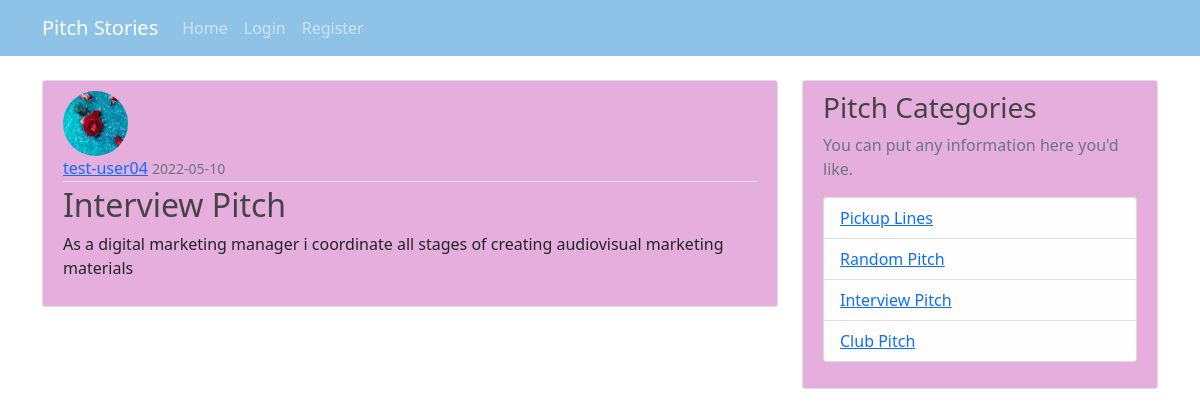
/post/1, run on an earlier commit of the app's database.
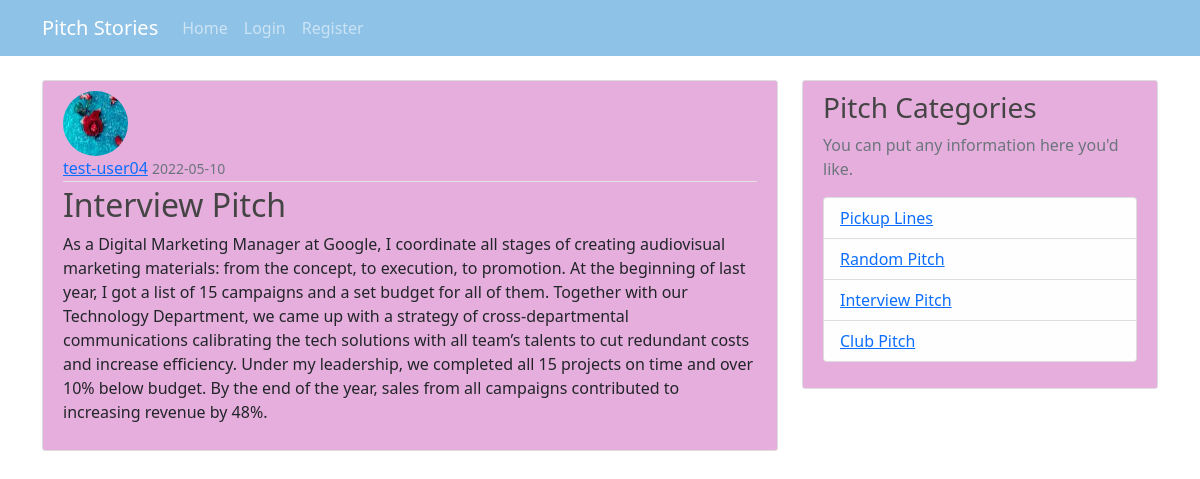
And on a later commit of the database.
### app/models.py (models this page shows, shortened)
class Post(db.Model):
    id = db.Column(db.Integer, primary_key=True)
    title = db.Column(db.String(100), nullable=False)
    date_posted = db.Column(db.DateTime, nullable=False, default=datetime.utcnow)
    content = db.Column(db.Text, nullable=False)
    user_id = db.Column(db.Integer, db.ForeignKey('user.id'), nullable=False)

### app/views.py (the view)
@app.route('/post/<int:post_id>')
def post(post_id):
    post = Post.query.get_or_404(post_id)
    return render_template('post.html', title=post.title, post=post)

### app/templates/post.html (shortened to what this page needs)
{% extends 'base.html'%}
{%block content%}
<article class="media content-section">
    <img class="rounded-circle article-img" src="{{ url_for('static', filename='profile_pics/' + post.author.image_file) }}">
    <div class="media-body">
      <div class="article-metadata">
        <a class="mr-2" href="#">{{ post.author.username }}</a>
        <small class="text-muted">{{ post.date_posted.strftime('%Y-%m-%d') }}</small>
      </div>
      <h2 class="article-title">{{ post.title }}</h2>
      <p class="article-content">{{ post.content }}</p>
    </div>
  </article>
{% endblock content %}

What changed in the data, as far as the page shows it:
changed Post "Interview Pitch": content "As a digital marketing manager i coordinate all stages of creating audiovisual marketing materials" → "As a Digital Marketing Manager at Google, I coordinate all stages of creating audiovisual marketing materials: from the concept, to execution, to promotion. At the beginning of last year, I got a list of 15 campaigns and a set budget for all of them. Together with our Technology Department, we came up with a strategy of cross-departmental communications calibrating the tech solutions with all team’s talents to cut redundant costs and increase efficiency. Under my leadership, we completed all 15 projects on time and over 10% below budget. By the end of the year, sales from all campaigns contributed to increasing revenue by 48%."
